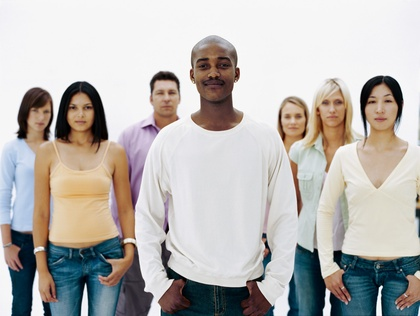
%> input picture cnn/faces/test_1.jpg, 420 x 316 px, shrunk from 1280 x 963 before the run
$ octave --eval "result = colordetect(imread('faces/test_1.jpg'));"   (GNU Octave 9; MATLAB toolbox functions it lacks are replaced by stand-ins)
%> lines starting %> are read from the running program, lines starting %| are printed output that depends on the picture; in (x1, y1, x2, y2) boxes, pixels count from 0 and x2, y2 are one past the last pixel; in counts of white or black regions, pixels touching at a corner belong together; the program's own positions count from 1
function [I, Area] = colordetect( RGB )
Size = 20;
Cb_value = 113;
Cr_value = 150;
range = 13;
YCbCr = rgb2ycbcr(RGB);
%> YCbCr: size 316x420x3 uint8; mean of channels 1, 2, 3 172.9, 126, 129.9
Cb = YCbCr(:,:,2);
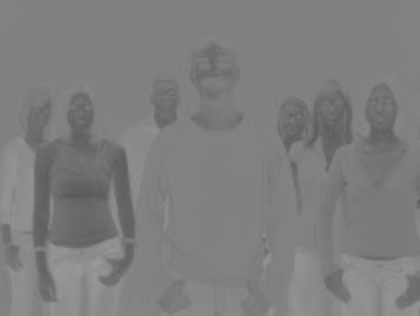
%> Cb: size 316x420 uint8; min 87, max 153, mean 126
Cr = YCbCr(:,:,3);
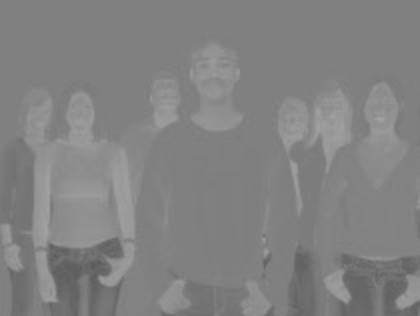
%> Cr: size 316x420 uint8; min 91, max 162, mean 129.9
h = size(RGB, 1);
%> h = 316
w = size(RGB, 2);
%> w = 420
I = repmat(RGB, 1);
%> I is the input picture: size 316x420x3 uint8; mean R, G, B 185.8, 182.1, 178.6
for r = 1:h
    for c = 1:w
        if Cb(r,c) > (Cb_value+range) || Cb(r,c) < (Cb_value-range) || Cr(r,c) > (Cr_value+range) || Cr(r,c) < (Cr_value-range)
            I(r,c,:) = [0 0 0];
        else
            I(r,c,:) = [255 255 255];
        end
    end
end
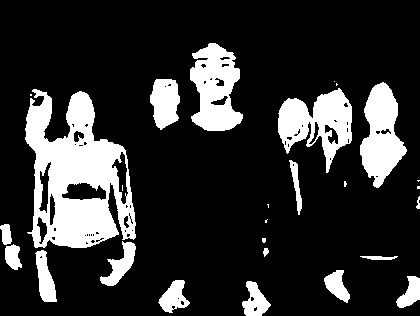
%> I: size 316x420x3 uint8; 18.9% white; 27 white regions (10 under 20 px), largest, box (x1, y1, x2, y2) and area: (25, 89, 136, 248) 10212, (278, 88, 352, 173) 3216, (190, 43, 243, 131) 3089

%SE = strel('disk',2);
%I = imerode(I, SE);
I = im2bw(I);
%> I: size 316x420 logical; 18.9% white; 27 white regions (10 under 20 px)
stats = regionprops(I, 'BoundingBox');
%> stats = 27 regions; largest, box (x1, y1, x2, y2): (25, 89, 136, 248), (278, 88, 352, 173), (360, 82, 407, 188), (190, 43, 243, 131), (100, 241, 136, 286)
Area = [];
for i = 1:size(stats, 1)
    bb = stats(i).BoundingBox;
    if (bb(3) >= Size && bb(4) >= Size)
        Area = [Area; bb];
    end
end
%> this loop made 27 passes
%> Area on passes 3, 5, 6: [25.5 89.5 111 159], [25.5 89.5 111 159; 35.5 250.5 22 52], [25.5 89.5 111 159; 35.5 250.5 22 52; 100.5 241.5 36 45]
%> bb on passes 1, 2, 4, 7, 8, 9: [0.5 224.5 12 21], [5.5 244.5 17 26], [30.5 94.5 2 2], [122.5 185.5 1 6], [150.5 79.5 30 51], [158.5 280.5 32 33]
%> after the loop, Area = 11 rows, first 8: [25.5 89.5 111 159; 35.5 250.5 22 52; 100.5 241.5 36 45; 150.5 79.5 30 51; 158.5 280.5 32 33; 190.5 43.5 53 88; 242.5 281.5 29 35; 278.5 88.5 74 85]

end
